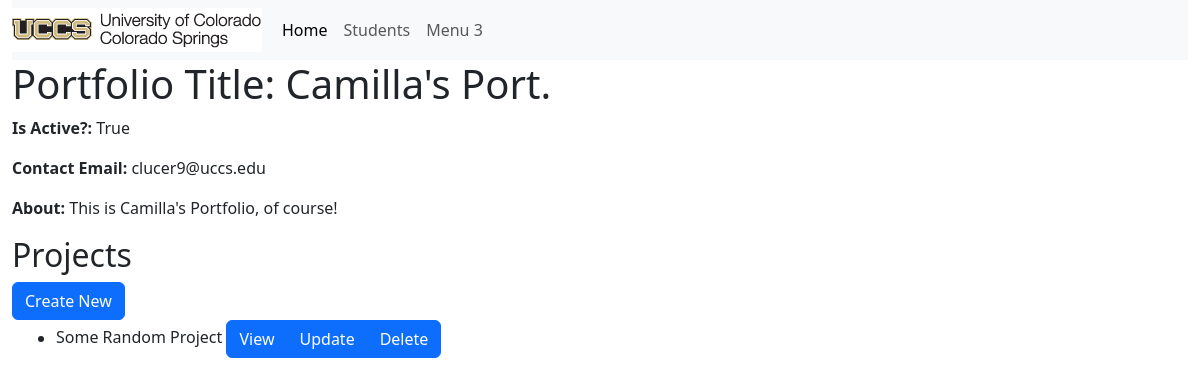
The app's page /portfolio/1, older data.
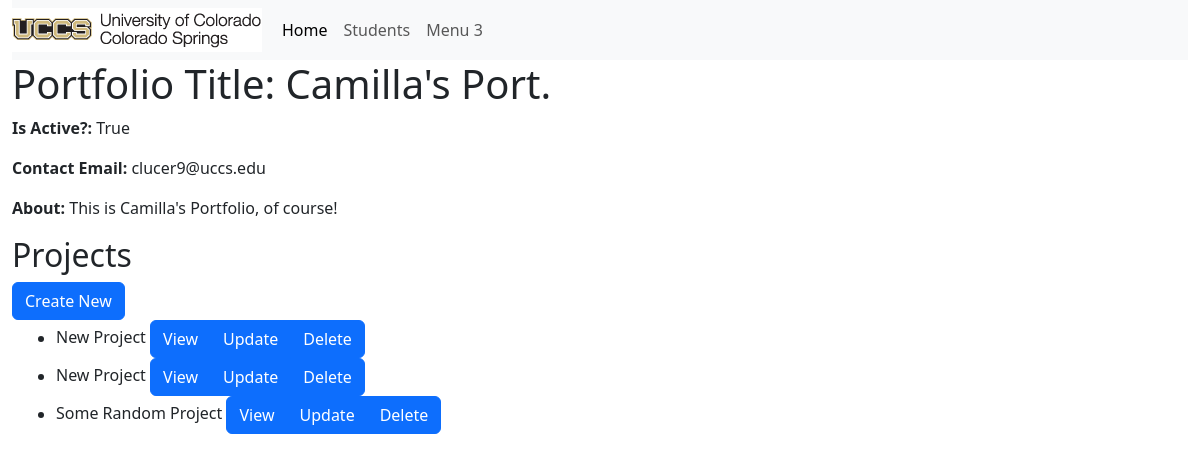
The same page, newer data.
### portfolio_app/models.py (models this page shows, shortened)
class Portfolio(models.Model):
    title = models.CharField(max_length=200)
    contact_email = models.CharField(max_length=200)
    is_active = models.BooleanField(default=False)
    about = models.CharField(max_length=400, blank=True)

class Project(models.Model):
    title = models.CharField(max_length=200)
    description = models.CharField(max_length=400)
    portfolio = models.ForeignKey(Portfolio, on_delete=models.CASCADE)
    def get_absolute_url(self):
        return reverse('project-detail', args=[str(self.id)])

### portfolio_app/views.py (the view)
# urls.py: path('portfolio/<int:pk>', views.PortfolioDetailView.as_view(), name='portfolio-detail'),
class PortfolioDetailView(generic.DetailView):
    model=Portfolio
    def get_context_data(self, **kwargs):
        context = super().get_context_data(**kwargs)
        context["project_list"] = Project.objects.all()
        return context

### portfolio_app/templates/portfolio_app/portfolio_detail.html
{% extends "portfolio_app/base_template.html" %}
{% block content %}
<h1>Portfolio Title: {{portfolio.title}}</h1>
<p><strong>Is Active?:</strong> {{portfolio.is_active}}</p>
<p><strong>Contact Email:</strong> {{portfolio.contact_email}}</p>
<p><strong>About:</strong> {{portfolio.about}}</p>
<h2>Projects</h2>
<a href="{% url 'create-project' portfolio.id %}" class="btn btn-primary" role="button">Create New</a>
{%if project_list %}
<div class="container">
    <ul>
        {% for project in project_list %}
            <li>
                {{ project.title }}
                <div class="btn-group">
                    <a href="{{ project.get_absolute_url}}" class="btn btn-primary" role="button">View</a>
                    <a href="{% url 'update-project' portfolio.id project.id %}" class="btn btn-primary" role="button">Update</a>
                    <a href="{% url 'delete-project' portfolio.id project.id %}" class="btn btn-primary" role="button">Delete</a>
                </div>
            </li>
        {% endfor %}
    </ul>
</div>
{%else%}
<p>There are no projects in this portfolio yet.</p>
{%endif%}
{%endblock%}

### portfolio_app/templates/portfolio_app/base_template.html (shortened to what this page needs)
{% load static %}
{% load django_bootstrap5 %}
<!DOCTYPE html>
<html lang="en">
 <head>
  {% bootstrap_css %} {% bootstrap_javascript %}
   <link href="https://cdn.jsdelivr.net/npm/bootstrap@5.3.1/dist/css/bootstrap.min.css" rel="stylesheet">
 </head>
 <body>
   <div class="container-fluid">
     <nav class="navbar navbar-expand-lg bg-body-tertiary">
       <img src="{% static 'images/uccs-signature-email.gif' %}">
       <div class="container-fluid">
         <div class="collapse navbar-collapse" id="navbarNavAltMarkup">
           <div class="navbar-nav">
             <a class="nav-link active" aria-current="page" href="{% url 'index' %}">Home</a>
             <a class="nav-link" href="{% url 'student' %}">Students</a>
             <a class="nav-link" href="#">Menu 3</a>
           </div>
         </div>
       </div>
     </nav>
       <div class="col-sm-10">
         {% block content %}
         {% endblock %}
       </div>
     </div>
 </body>
</html>

Row changes from the older to the newer data that the page shows:
added Project: title "New Project"
added Project: title "New Project"
